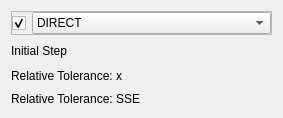
              <widget class="QWidget" name="global_opt_page">
               <property name="enabled">
                <bool>true</bool>
               </property>
               <property name="geometry">
                <rect>
                 <x>0</x>
                 <y>0</y>
                 <width>283</width>
                 <height>118</height>
                </rect>
               </property>
               <attribute name="label">
                <string>Global Optimization</string>
               </attribute>
               <layout class="QGridLayout" name="gridLayout_42">
                <item row="1" column="0" colspan="3">
                 <widget class="QFrame" name="frame_18">
                  <property name="frameShape">
                   <enum>QFrame::StyledPanel</enum>
                  </property>
                  <property name="frameShadow">
                   <enum>QFrame::Raised</enum>
                  </property>
                  <layout class="QGridLayout" name="gridLayout_45">
                   <property name="leftMargin">
                    <number>0</number>
                   </property>
                   <property name="topMargin">
                    <number>0</number>
                   </property>
                   <property name="rightMargin">
                    <number>0</number>
                   </property>
                   <property name="bottomMargin">
                    <number>0</number>
                   </property>
                   <property name="horizontalSpacing">
                    <number>6</number>
                   </property>
                   <item row="0" column="1">
                    <widget class="QComboBox" name="global_opt_choice_box">
                     <property name="sizePolicy">
                      <sizepolicy hsizetype="MinimumExpanding" vsizetype="Fixed">
                       <horstretch>0</horstretch>
                       <verstretch>0</verstretch>
                      </sizepolicy>
                     </property>
                     <property name="toolTip">
                      <string>&lt;html&gt;&lt;head/&gt;&lt;body&gt;&lt;p&gt;ISRES: Improved Stochastic Ranking Evolution Strategy&lt;/p&gt;&lt;/body&gt;&lt;/html&gt;</string>
                     </property>
                     <property name="currentIndex">
                      <number>0</number>
                     </property>
                     <item>
                      <property name="text">
                       <string>DIRECT</string>
                      </property>
                     </item>
                     <item>
                      <property name="text">
                       <string>DIRECT-L</string>
                      </property>
                     </item>
                     <item>
                      <property name="text">
                       <string>CRS (Controlled Random Search)</string>
                      </property>
                     </item>
                     <item>
                      <property name="text">
                       <string>Evolutionary</string>
                      </property>
                     </item>
                     <item>
                      <property name="text">
                       <string>MLSL (Multi-Level Single-Linkage)</string>
                      </property>
                     </item>
                     <item>
                      <property name="text">
                       <string>ISRES</string>
                      </property>
                     </item>
                    </widget>
                   </item>
                   <item row="0" column="0">
                    <widget class="QCheckBox" name="global_opt_enable_box">
                     <property name="sizePolicy">
                      <sizepolicy hsizetype="Minimum" vsizetype="Minimum">
                       <horstretch>0</horstretch>
                       <verstretch>0</verstretch>
                      </sizepolicy>
                     </property>
                     <property name="text">
                      <string/>
                     </property>
                     <property name="checked">
                      <bool>true</bool>
                     </property>
                    </widget>
                   </item>
                  </layout>
                 </widget>
                </item>
                <item row="3" column="0">
                 <widget class="QLabel" name="global_text_2">
                  <property name="text">
                   <string>Relative Tolerance: x</string>
                  </property>
                 </widget>
                </item>
                <item row="2" column="0">
                 <widget class="QLabel" name="global_text_1">
                  <property name="text">
                   <string>Initial Step</string>
                  </property>
                 </widget>
                </item>
                <item row="2" column="1">
                 <spacer name="horizontalSpacer_22">
                  <property name="orientation">
                   <enum>Qt::Horizontal</enum>
                  </property>
                  <property name="sizeHint" stdset="0">
                   <size>
                    <width>40</width>
                    <height>20</height>
                   </size>
                  </property>
                 </spacer>
                </item>
                <item row="4" column="0">
                 <widget class="QLabel" name="global_text_3">
                  <property name="sizePolicy">
                   <sizepolicy hsizetype="Preferred" vsizetype="Preferred">
                    <horstretch>0</horstretch>
                    <verstretch>0</verstretch>
                   </sizepolicy>
                  </property>
                  <property name="text">
                   <string>Relative Tolerance: SSE</string>
                  </property>
                 </widget>
                </item>
                <item row="2" column="2" rowspan="3">
                 <widget class="QFrame" name="frame_21">
                  <property name="sizePolicy">
                   <sizepolicy hsizetype="Preferred" vsizetype="MinimumExpanding">
                    <horstretch>0</horstretch>
                    <verstretch>0</verstretch>
                   </sizepolicy>
                  </property>
                  <property name="minimumSize">
                   <size>
                    <width>15</width>
                    <height>0</height>
                   </size>
                  </property>
                  <property name="frameShape">
                   <enum>QFrame::NoFrame</enum>
                  </property>
                  <property name="frameShadow">
                   <enum>QFrame::Plain</enum>
                  </property>
                  <property name="lineWidth">
                   <number>0</number>
                  </property>
                  <layout class="QGridLayout" name="global_opt_layout">
                   <property name="leftMargin">
                    <number>0</number>
                   </property>
                   <property name="topMargin">
                    <number>0</number>
                   </property>
                   <property name="rightMargin">
                    <number>0</number>
                   </property>
                   <property name="bottomMargin">
                    <number>0</number>
                   </property>
                  </layout>
                 </widget>
                </item>
               </layout>
              </widget>
